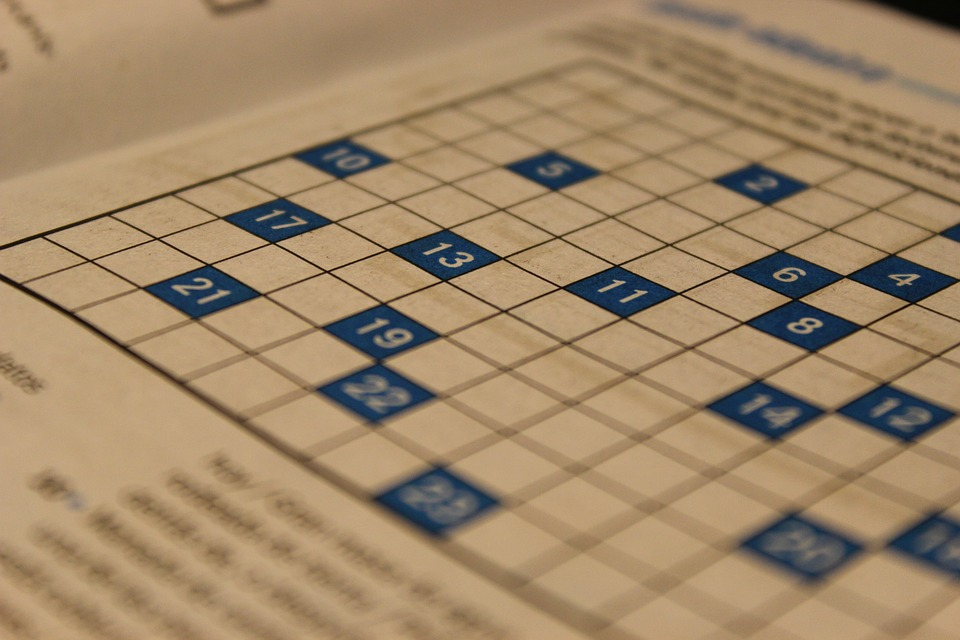
#> input picture Notes/sample_images/cross1.jpg, 960 x 640 px, found by its file name
$ python thresh.py
#> lines starting #> are read from the running program, lines starting #| are printed output that depends on the picture
import cv2 as cv
import numpy as np


img = cv.imread('sample_images/cross1.jpg')
#> img is the input picture: shape (640, 960, 3); mean B, G, R 103.8, 135, 159.6

img_gray = cv.cvtColor(img, cv.COLOR_BGR2GRAY)
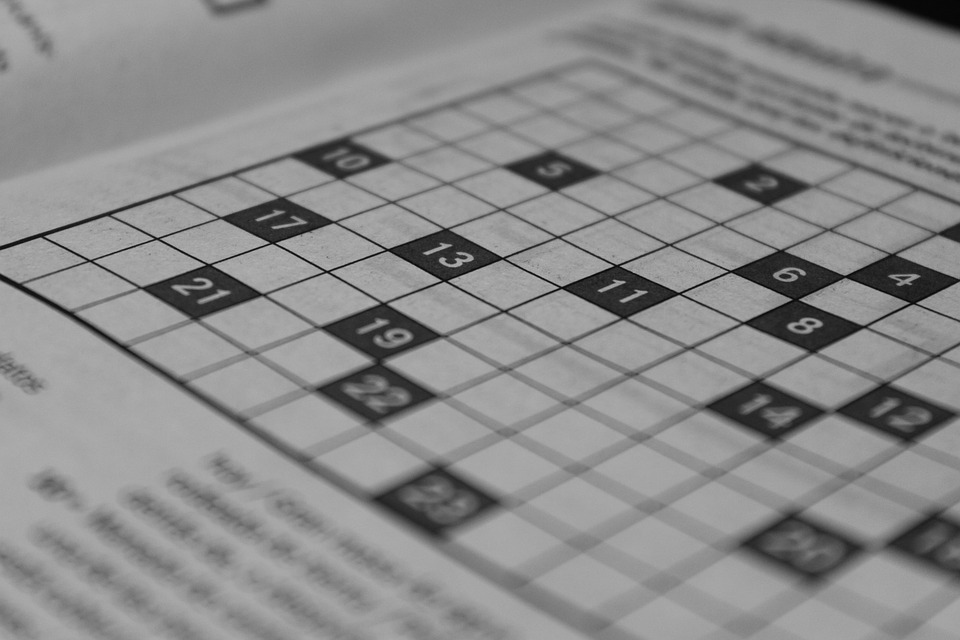
#> img_gray: shape (640, 960); min 1, max 185, mean 138.9

# [15 lines of commented-out code are left out]

key = ord('r')

while key != ord('s'):
   cv.imshow('original img', img)
#> (the run stopped early here; a loop or call above may not have finished)
